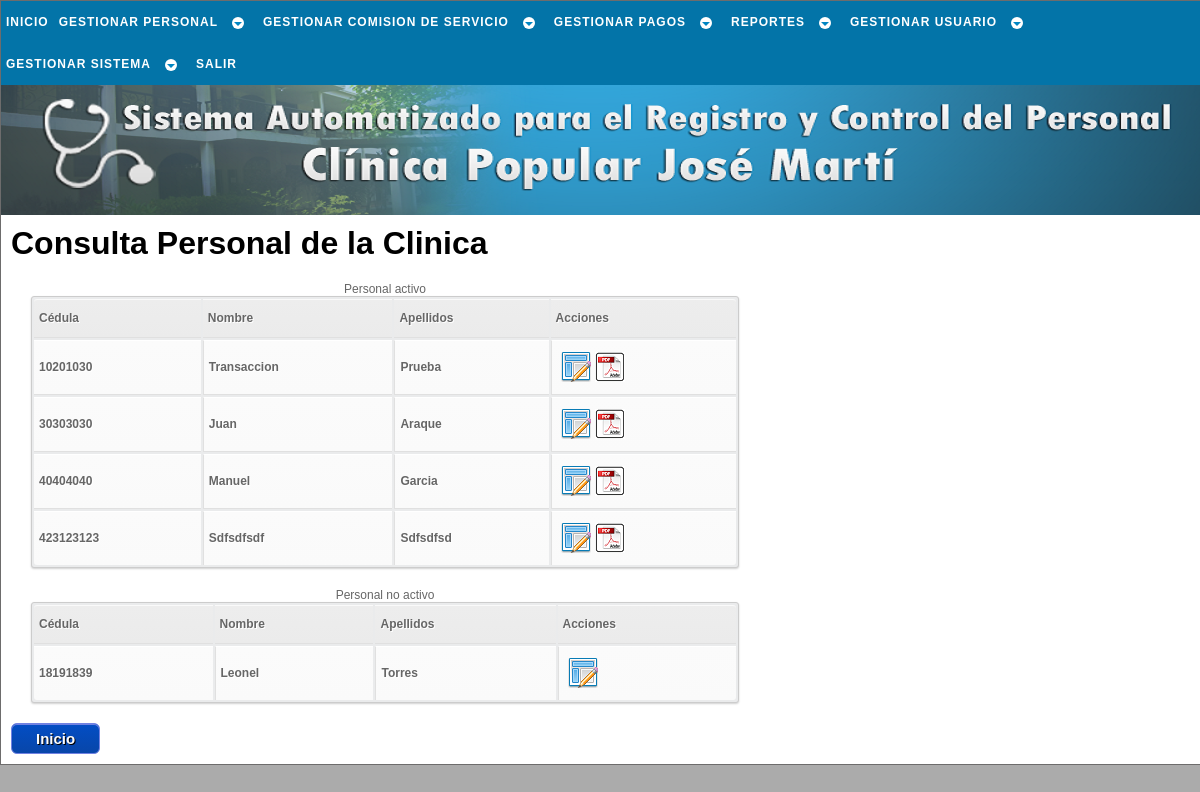
The app's page /php/trabajador/conslt_trabj_a.php (signed in) with its own data.
### tables this page shows
CREATE TABLE `trabajador` (
  `cedula` int(12) NOT NULL,
  `nombre` varchar(30) NOT NULL,
  `apellido` varchar(30) NOT NULL,
  `ciudadania` varchar(15) NOT NULL,
  `pasaporte` varchar(30) NOT NULL,
  `libreta_militr` varchar(30) NOT NULL,
  `fe_nac` date NOT NULL,
  `lug_nac` varchar(30) NOT NULL,
  `est_civil` varchar(15) NOT NULL,
  `nconyugue` varchar(50) NOT NULL,
  `estudia` int(1) NOT NULL,
  `direccion` varchar(50) NOT NULL,
  `telefono` varchar(12) NOT NULL,
  `telefono_em` varchar(12) NOT NULL,
  `estado` tinyint(1) NOT NULL,
  `actualizado` date NOT NULL,
  PRIMARY KEY (`cedula`)
);

### php/_sql/conslt_trabj_sql.php (called while the page is built, shortened)
<?php
	function conslt_trb($cnx_bd,$estado){
		$sql = "SELECT trabajador.cedula,nombre,apellido
				FROM trabajador
				JOIN laboral ON laboral.cedula = trabajador.cedula
				WHERE estado = $estado
				ORDER BY cedula
				ASC";
		$resultado = $cnx_bd->query($sql);
		return $resultado;
	}
?>

### php/trabajador/conslt_trabj_a.php (the view, shortened to what this page needs)
<!DOCTYPE html PUBLIC "-//W3C//DTD XHTML 1.1//EN" "http://www.w3.org/TR/xhtml11/DTD/xhtml11.dtd" />
<html xmlns="http://www.w3.org/1999/xhtml" xml:lang="es" lang="es" dir="ltr">
	<head>
		<link rel="stylesheet" href="../../css/estilo.css" type="text/css" media="screen" />
    </head>
	<body>
		<div id="cuerpo">
			<div id="menu">
				<div id="cssmenu">
					<?php include('../_menu/menu_trabj.php'); ?>
				</div>
			</div>
			<div id="inicio">
			</div>
			<div id="pagina">
				<?php
					$cnx_bd = conexion();
					include('../_sql/conslt_trabj_sql.php');
					$trb_actv = conslt_trb($cnx_bd,1);
					$trb_inactv = conslt_trb($cnx_bd,0);
				?>
				<h1>Consulta Personal de la Clinica</h1>
				<table id="tabla">
					<caption>Personal activo</caption>
					<tr>
						<th>Cédula</th>
						<th>Nombre</th>
						<th>Apellidos</th>
						<th>Acciones</th>
					</tr>
					<?php
					if ($trb_actv->num_rows < 1) {
					?>
					<tr>
						<td colspan="4">No hay Personal Activo registrado</td>
					</tr>
					<?php
					}else{
						while ($fila = $trb_actv->fetch_object()){
					?>
							<tr>
								<td><a href="conslt_trabj_b.php?c=<?=$fila->cedula?>" title="Click para consultar los datos del trabajador"><?=$fila->cedula?></a></td>
								<td><a href="conslt_trabj_b.php?c=<?=$fila->cedula?>" title="Click para consultar los datos del trabajador"><?=$fila->nombre?></a></td>
								<td><a href="conslt_trabj_b.php?c=<?=$fila->cedula?>" title="Click para consultar los datos del trabajador"><?=$fila->apellido?></a></td>
								<td>
									<div class="izq">
										<a href= "modf_trabj_a.php?c=<?=$fila->cedula?>" class="modificar" title="Click para modificar los datos del trabajador">Modificar</a>
									</div>
									<div class="izq">
										<a href= "../reporte/gen_const_b.php?c=<?=$fila->cedula?>" class="constancia" title="Click para generar constancia de trabajo">Constancia</a>
									</div>
								</td>
							</tr>
					<?php
						}
					}
					?>
				</table>
				<table id="tabla">
					<caption>Personal no activo</caption>
					<tr>
						<th>Cédula</th>
						<th>Nombre</th>
						<th>Apellidos</th>
						<th>Acciones</th>
					</tr>
					<?php
					if ($trb_inactv->num_rows < 1) {
					?>
					<tr>
						<td colspan="4">No hay Personal Inactivo registrado</td>
					</tr>
					<?php
					}else{
						while ($fila = $trb_inactv->fetch_object()){
					?>
							<tr>
								<td><a href="conslt_trabj_b.php?c=<?=$fila->cedula?>" title="Click para consultar los datos del trabajador"><?=$fila->cedula?></a></td>
								<td><a href="conslt_trabj_b.php?c=<?=$fila->cedula?>" title="Click para consultar los datos del trabajador"><?=$fila->nombre?></a></td>
								<td><a href="conslt_trabj_b.php?c=<?=$fila->cedula?>" title="Click para consultar los datos del trabajador"><?=$fila->apellido?></a></td>
								<td>
									<div class="izq">
										<a href= "modf_trabj_a.php?c=<?=$fila->cedula?>" class="modificar" title="Click para modificar los datos del trabajador">Modificar</a>
									</div>
								</td>
							</tr>
					<?php
						}
					}
					?>
				</table>
				<a href="../inicio.php" class="enlaceboton" title="Click para ir al inicio de SACLIPOP">Inicio</a>
			</div>
		</div>
	</body>
</html>

### css/estilo.css (style rules this page uses)
* { font-family: 'Trebuchet MS', Helvetica, sans-serif; margin:0px; padding:0px; }
body { background:#ababab; text-align:center; }
table { border: 0px; }
h1 { margin:0px 0px 10px 0px; }
#cuerpo { margin:0 auto; padding:0; text-align:left; width:1200px; border:1px solid #6d6c6c; }
#inicio { height:170px; background:#0431B4 url(../imagen/logo.png); background-repeat:no-repeat; }
#menu { height:44px; background:#D2D0EE; }
#pagina { padding:10px; background:#FFF; overflow:auto; }
.enlaceboton { -moz-box-shadow:inset 0px 1px 0px 0px #7182e2; -webkit-box-shadow:inset 0px 1px 0px 0px #7182e2; box-shadow:inset 0px 1px 0px 0px #7182e2; background:-webkit-gradient( linear, left top, left bottom, color-stop(0.05, #034dc3), color-stop(1, #0846a9) ); background:-moz-linear-gradient( center top, #034dc3 5%, #0846a9 100% ); filter:progid:DXImageTransform.Microsoft.gradient(startColorstr='#034dc3', endColorstr='#0846a9'); background-color:#034dc3; -moz-border-radius:6px; -webkit-border-radius:6px; border-radius:6px; border:1px solid #7182e2; display:inline-block; color:#fcfcfc; font-size:15px; font-weight:bold; padding:6px 24px; text-decoration:none; text-shadow:1px 1px 0px #000000; }
.izq { margin-left: 4px; float: left; }
.constancia { background-image: url('../imagen/const.png'); background-repeat: no-repeat; width: 30px; height: 30px; text-indent: -9999px; display: block; }
.modificar { background-image: url('../imagen/modif.png'); background-repeat: no-repeat; width: 30px; height: 30px; text-indent: -9999px; display: block; }
#tabla a:link { color: #666; font-weight: bold; text-decoration:none; }
#tabla { color:#666; font-size:12px; text-shadow: 1px 1px 0px #fff; background:#eaebec; margin:20px; border:#ccc 1px solid; width:60%; -moz-border-radius:3px; -webkit-border-radius:3px; border-radius:3px; -moz-box-shadow: 0 1px 2px #d1d1d1; -webkit-box-shadow: 0 1px 2px #d1d1d1; box-shadow: 0 1px 2px #d1d1d1; }
#tabla th { padding:11px 15px 12px 5px; border-top:1px solid #fafafa; border-bottom:1px solid #e0e0e0; text-align:left; background: #ededed; background: -webkit-gradient(linear, left top, left bottom, from(#ededed), to(#ebebeb)); background: -moz-linear-gradient(top, #ededed, #ebebeb); }
#tabla th:first-child { text-align: left; padding-left:5px; }
#tabla tr:first-child th:first-child { -moz-border-radius-topleft:3px; -webkit-border-top-left-radius:3px; border-top-left-radius:3px; }
#tabla tr:first-child th:last-child { -moz-border-radius-topright:3px; -webkit-border-top-right-radius:3px; border-top-right-radius:3px; }
#tabla tr { text-align: center; padding-left:20px; }
#tabla td:first-child { text-align: left; border-left: 0; }
#tabla td { padding:11px 15px 12px 5px; border-top: 1px solid #ffffff; border-bottom:1px solid #e0e0e0; border-left: 1px solid #e0e0e0; text-align:left; background: #fafafa; background: -webkit-gradient(linear, left top, left bottom, from(#fbfbfb), to(#fafafa)); background: -moz-linear-gradient(top, #fbfbfb, #fafafa); }
#tabla tr:last-child td { border-bottom:0; }
#tabla tr:last-child td:first-child { -moz-border-radius-bottomleft:3px; -webkit-border-bottom-left-radius:3px; border-bottom-left-radius:3px; }
#tabla tr:last-child td:last-child { -moz-border-radius-bottomright:3px; -webkit-border-bottom-right-radius:3px; border-bottom-right-radius:3px; }
#cssmenu { font-size: 12px; background: #0374a8; margin: 0; width: auto; padding: 0; line-height: 1; display: block; position: relative; }

### records on screen
trabajador: cedula "10201030", nombre "Transaccion", apellido "Prueba"
trabajador: cedula "30303030", nombre "Juan", apellido "Araque"
trabajador: cedula "40404040", nombre "Manuel", apellido "Garcia"
trabajador: cedula "423123123", nombre "Sdfsdfsdf", apellido "Sdfsdfsd"
trabajador: cedula "18191839", nombre "Leonel", apellido "Torres"
